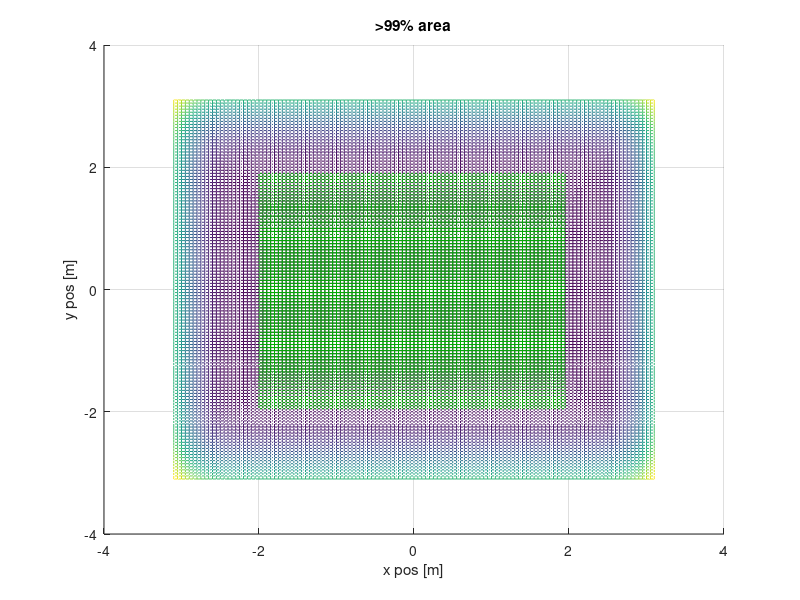

The MATLAB source for this figure:
title('FOV fail rate')
close all
sampleNum = 1e4;
e_yaw = normrnd(0,0.3,[1 sampleNum]);
e_r = normrnd(0,0.5,[1 sampleNum]);
[X,Y] = meshgrid(-3.1:0.05:3.1,-3.1:0.05:3.1);
out = zeros(size(X));
for i = 1:size(X,1)
for j= 1:size(X,2)
px = length(find(abs(e_yaw-X(i,j))<3.1))/length(e_yaw);
py = length(find(abs(e_r-Y(i,j))<3.1))/length(e_r);
out(i,j) = 1-px*py;
end
end
mesh(X,Y,out)
hold on
mesh(X(24:end-24,23:end-23),Y(24:end-24,23:end-23),out(24:end-24,23:end-23),'edgeColor',[0 0.7 0])
title('>99% area')
xlabel('x pos [m]')
ylabel('y pos [m]')
view(0,90)